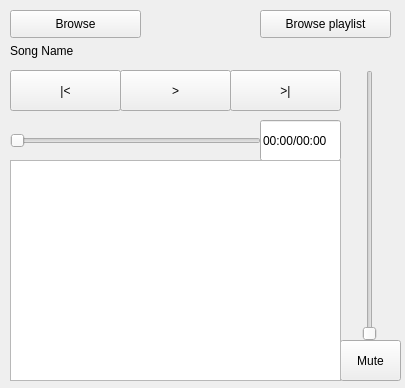
<?xml version="1.0" encoding="UTF-8"?>
<ui version="4.0">
 <class>RightPlayer</class>
 <widget class="QMainWindow" name="RightPlayer">
  <property name="geometry">
   <rect>
    <x>0</x>
    <y>0</y>
    <width>405</width>
    <height>388</height>
   </rect>
  </property>
  <property name="windowTitle">
   <string>RightPlayer</string>
  </property>
  <widget class="QWidget" name="centralwidget">
   <widget class="QPushButton" name="openfile">
    <property name="geometry">
     <rect>
      <x>10</x>
      <y>10</y>
      <width>131</width>
      <height>28</height>
     </rect>
    </property>
    <property name="text">
     <string>Browse</string>
    </property>
   </widget>
   <widget class="QLabel" name="songname">
    <property name="geometry">
     <rect>
      <x>10</x>
      <y>40</y>
      <width>331</width>
      <height>21</height>
     </rect>
    </property>
    <property name="contextMenuPolicy">
     <enum>Qt::CustomContextMenu</enum>
    </property>
    <property name="layoutDirection">
     <enum>Qt::LeftToRight</enum>
    </property>
    <property name="text">
     <string>Song Name</string>
    </property>
    <property name="alignment">
     <set>Qt::AlignLeading|Qt::AlignLeft|Qt::AlignVCenter</set>
    </property>
   </widget>
   <widget class="QSlider" name="slidertime">
    <property name="geometry">
     <rect>
      <x>10</x>
      <y>130</y>
      <width>251</width>
      <height>22</height>
     </rect>
    </property>
    <property name="orientation">
     <enum>Qt::Horizontal</enum>
    </property>
   </widget>
   <widget class="QLineEdit" name="timesong">
    <property name="geometry">
     <rect>
      <x>260</x>
      <y>120</y>
      <width>81</width>
      <height>41</height>
     </rect>
    </property>
    <property name="text">
     <string>00:00/00:00</string>
    </property>
   </widget>
   <widget class="QPushButton" name="stop_play">
    <property name="geometry">
     <rect>
      <x>120</x>
      <y>70</y>
      <width>111</width>
      <height>41</height>
     </rect>
    </property>
    <property name="text">
     <string>&gt;</string>
    </property>
   </widget>
   <widget class="QPushButton" name="nextsong">
    <property name="geometry">
     <rect>
      <x>230</x>
      <y>70</y>
      <width>111</width>
      <height>41</height>
     </rect>
    </property>
    <property name="text">
     <string>&gt;|</string>
    </property>
   </widget>
   <widget class="QPushButton" name="previous">
    <property name="geometry">
     <rect>
      <x>10</x>
      <y>70</y>
      <width>111</width>
      <height>41</height>
     </rect>
    </property>
    <property name="text">
     <string>|&lt;</string>
    </property>
   </widget>
   <widget class="QSlider" name="volumesong">
    <property name="geometry">
     <rect>
      <x>360</x>
      <y>70</y>
      <width>20</width>
      <height>271</height>
     </rect>
    </property>
    <property name="orientation">
     <enum>Qt::Vertical</enum>
    </property>
   </widget>
   <widget class="QPushButton" name="mute">
    <property name="geometry">
     <rect>
      <x>340</x>
      <y>340</y>
      <width>61</width>
      <height>41</height>
     </rect>
    </property>
    <property name="text">
     <string>Mute</string>
    </property>
   </widget>
   <widget class="QPushButton" name="openplaylist">
    <property name="geometry">
     <rect>
      <x>260</x>
      <y>10</y>
      <width>131</width>
      <height>28</height>
     </rect>
    </property>
    <property name="text">
     <string>Browse playlist</string>
    </property>
   </widget>
   <widget class="QListWidget" name="playlisttable">
    <property name="geometry">
     <rect>
      <x>10</x>
      <y>160</y>
      <width>331</width>
      <height>221</height>
     </rect>
    </property>
   </widget>
  </widget>
 </widget>
 <resources/>
 <connections/>
</ui>
